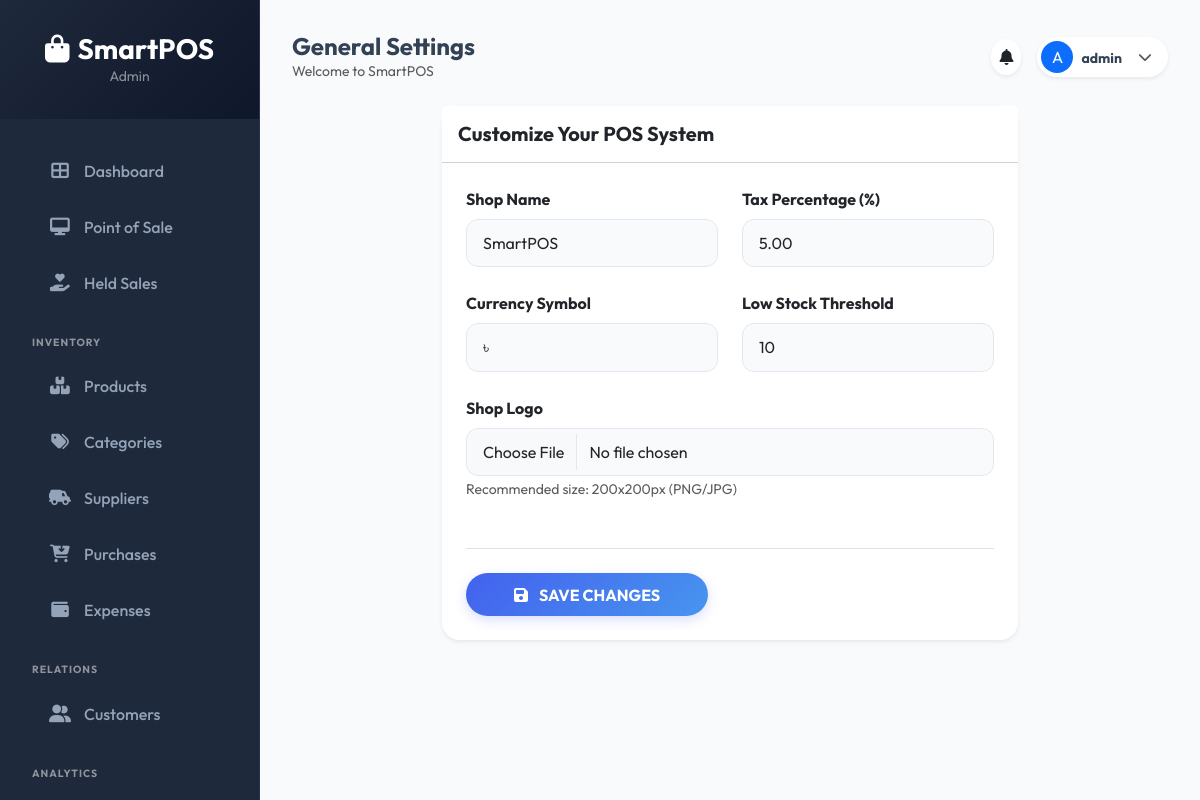
Page /settings/ (signed in) on the committed database.
### pos_app/models.py (models this page shows, shortened)
class Profile(models.Model):
    ROLE_CHOICES = (
        ('Admin', 'Admin'),
        ('Manager', 'Manager'),
        ('Cashier', 'Cashier'),
    )
    user = models.OneToOneField(User, on_delete=models.CASCADE)
    role = models.CharField(max_length=20, choices=ROLE_CHOICES, default='Cashier')
    phone = models.CharField(max_length=15, blank=True, null=True)
    address = models.TextField(blank=True, null=True)

class SystemSetting(models.Model):
    shop_name = models.CharField(max_length=255, default="SmartPOS")
    shop_logo = models.ImageField(upload_to='settings/', blank=True, null=True)
    address = models.TextField(blank=True, null=True)
    phone = models.CharField(max_length=20, blank=True, null=True)
    email = models.EmailField(blank=True, null=True)
    tax_percentage = models.DecimalField(max_digits=5, decimal_places=2, default=5.00)
    currency_symbol = models.CharField(max_length=10, default="$")
    currency_name = models.CharField(max_length=20, default="USD")
    low_stock_threshold = models.IntegerField(default=10)
    class Meta:
        verbose_name = "System Setting"
        verbose_name_plural = "System Settings"

### pos_app/views.py (the view, shortened to what this page needs)
# urls.py: path('settings/', views.system_settings_view, name='system_settings'),
@login_required
def system_settings_view(request):
    if request.user.profile.role != 'Admin':
        messages.error(request, "Only admins can access settings.")
        return redirect('dashboard')
    settings = get_settings()
    return render(request, 'pos/settings.html', {'settings': settings})

### pos_app/views.py (called while the page is built)
def get_settings():
    settings = SystemSetting.objects.first()
    if not settings:
        settings = SystemSetting.objects.create(shop_name="SmartPOS")
    return settings

### templates/pos/settings.html (shortened to what this page needs)
{% extends 'base.html' %}
{% block page_title %}General Settings{% endblock %}
{% block content %}
<div class="row justify-content-center">
    <div class="col-lg-8">
        <div class="card border-0 shadow-sm">
            <div class="card-header bg-white py-3">
                <h5 class="fw-bold mb-0">Customize Your POS System</h5>
            </div>
            <div class="card-body p-4">
                <form method="POST" enctype="multipart/form-data">
                    <div class="row g-4">
                        <div class="col-md-6">
                            <label class="form-label fw-bold">Shop Name</label>
                            <input type="text" name="shop_name" class="form-control" value="{{ settings.shop_name }}" required>
                        </div>
                        <div class="col-md-6">
                            <label class="form-label fw-bold">Tax Percentage (%)</label>
                            <input type="number" name="tax_percentage" class="form-control" value="{{ settings.tax_percentage }}" step="0.01" required>
                        </div>
                        <div class="col-md-6">
                            <label class="form-label fw-bold">Currency Symbol</label>
                            <input type="text" name="currency_symbol" class="form-control" value="{{ settings.currency_symbol }}" required>
                        </div>
                        <div class="col-md-6">
                            <label class="form-label fw-bold">Low Stock Threshold</label>
                            <input type="number" name="low_stock_threshold" class="form-control" value="{{ settings.low_stock_threshold }}" required>
                        </div>
                        <div class="col-12">
                            <label class="form-label fw-bold">Shop Logo</label>
                            <input type="file" name="shop_logo" class="form-control">
                            <small class="text-muted">Recommended size: 200x200px (PNG/JPG)</small>
                        </div>
                    </div>
                    <div class="mt-5 border-top pt-4">
                        <button type="submit" class="btn btn-primary px-5 btn-pill fw-bold">
                            <i class="fas fa-save me-2"></i> SAVE CHANGES
                        </button>
                    </div>
                </form>
            </div>
        </div>
    </div>
</div>
{% endblock %}

### templates/base.html (shortened to what this page needs)
<!DOCTYPE html>
<html lang="en">
<head>
    <link href="https://cdn.jsdelivr.net/npm/bootstrap@5.3.0/dist/css/bootstrap.min.css" rel="stylesheet">
    <link rel="stylesheet" href="https://cdnjs.cloudflare.com/ajax/libs/font-awesome/6.4.0/css/all.min.css">
    {% load static %}
    <link rel="stylesheet" href="{% static 'css/style.css' %}">
</head>
<body id="page-body">
    {% if request.user.is_authenticated %}
    <aside class="sidebar d-none d-md-flex flex-column" id="sidebar">
        <div class="sidebar-header text-center">
            <h3 class="fw-bold m-0 text-white"><i class="fas fa-shopping-bag me-2"></i>SmartPOS</h3>
            <p class="text-white-50 small mb-0">{{ request.user.profile.role|default:"Storekeeper" }}</p>
        </div>
        <nav class="nav flex-column mb-auto mt-4 px-2">
            <a href="{% url 'dashboard' %}" class="nav-link {% if request.resolver_match.url_name == 'dashboard' %}active{% endif %}">
                <i class="fas fa-th-large"></i> Dashboard
            </a>
            {% if request.user.profile.role == 'Admin' or request.user.profile.role == 'Cashier' %}
            <a href="{% url 'pos' %}" class="nav-link {% if request.resolver_match.url_name == 'pos' %}active{% endif %}">
                <i class="fas fa-desktop"></i> Point of Sale
            </a>
            <a href="{% url 'held_sales_list' %}" class="nav-link {% if request.resolver_match.url_name == 'held_sales_list' %}active{% endif %}">
                <i class="fas fa-hand-holding-heart"></i> Held Sales
            </a>
            {% endif %}
            <div class="px-4 py-2 text-white-50 small mt-3 fw-bold text-uppercase" style="font-size: 0.65rem; letter-spacing: 1px;">Inventory</div>
            {% if request.user.profile.role == 'Admin' or request.user.profile.role == 'Manager' %}
            <a href="{% url 'product_list' %}" class="nav-link {% if 'product' in request.path %}active{% endif %}">
                <i class="fas fa-boxes-stacked"></i> Products
            </a>
            <a href="{% url 'category_list' %}" class="nav-link {% if 'category' in request.path %}active{% endif %}">
                <i class="fas fa-tags"></i> Categories
            </a>
            <a href="{% url 'supplier_list' %}" class="nav-link {% if 'supplier' in request.path %}active{% endif %}">
                <i class="fas fa-truck-field"></i> Suppliers
            </a>
            <a href="{% url 'purchase_list' %}" class="nav-link {% if 'purchase' in request.path %}active{% endif %}">
                <i class="fas fa-cart-arrow-down"></i> Purchases
            </a>
            <a href="{% url 'expense_list' %}" class="nav-link {% if 'expense' in request.path %}active{% endif %}">
                <i class="fas fa-wallet"></i> Expenses
            </a>
            {% endif %}
            <div class="px-4 py-2 text-white-50 small mt-3 fw-bold text-uppercase" style="font-size: 0.65rem; letter-spacing: 1px;">Relations</div>
            <a href="{% url 'customer_list' %}" class="nav-link {% if 'customer' in request.path %}active{% endif %}">
                <i class="fas fa-user-group"></i> Customers
            </a>
            {% if request.user.profile.role == 'Admin' or request.user.profile.role == 'Manager' %}
            <div class="px-4 py-2 text-white-50 small mt-3 fw-bold text-uppercase" style="font-size: 0.65rem; letter-spacing: 1px;">Analytics</div>
            <a href="{% url 'sales_report' %}" class="nav-link {% if 'sales' in request.path %}active{% endif %}">
            </a>
            {% endif %}
        </nav>
    </aside>
    {% endif %}
    <div class="{% if request.user.is_authenticated %}main-content{% else %}container{% endif %}">
        {% if request.user.is_authenticated %}
        <header class="d-flex justify-content-between align-items-center mb-4 fade-in">
            <div>
                <h4 class="fw-bold mb-0">{% block page_title %}Overview{% endblock %}</h4>
                <p class="text-muted small mb-0">{{ today|date:"l, d M Y"|default:"Welcome to SmartPOS" }}</p>
            </div>
            <div class="d-flex align-items-center">
                <div class="dropdown me-3">
                    <a href="#" class="text-dark bg-white p-2 rounded-circle shadow-sm" data-bs-toggle="dropdown">
                        <i class="fas fa-bell"></i>
                    </a>
                </div>
                <div class="dropdown">
                    <div class="d-flex align-items-center bg-white p-1 pe-3 rounded-pill shadow-sm" style="cursor: pointer;" data-bs-toggle="dropdown">
                        <div class="rounded-circle bg-primary text-white d-flex align-items-center justify-content-center me-2" style="width: 32px; height: 32px;">
                            {{ request.user.username|slice:":1"|upper }}
                        </div>
                        <div class="d-none d-sm-block">
                            <span class="small fw-bold">{{ request.user.username }}</span>
                        </div>
                        <i class="fas fa-chevron-down ms-3 small text-muted"></i>
                    </div>
                </div>
            </div>
        </header>
        {% endif %}
        <div class="fade-in">
            {% block content %}{% endblock %}
        </div>
    </div>
</body>
</html>

### static/css/style.css (style rules this page uses)
:root { --primary: #4361ee; --primary-light: #4895ef; --secondary: #3f37c9; --accent: #f72585; --sidebar-bg: #1e293b; --sidebar-hover: #334155; --main-bg: #f8fafc; --card-shadow: 0 10px 25px -5px rgba(0, 0, 0, 0.04), 0 8px 10px -6px rgba(0, 0, 0, 0.04); --glass-bg: rgba(255, 255, 255, 0.7); --glass-border: rgba(255, 255, 255, 0.18); --radius-sm: 8px; --radius-md: 12px; --radius-lg: 18px; --transition: all 0.3s cubic-bezier(0.4, 0, 0.2, 1); }
body { background-color: var(--main-bg); font-family: 'Outfit', sans-serif; color: #334155; overflow-x: hidden; }
.sidebar { height: 100vh; background-color: var(--sidebar-bg); color: white; position: fixed; width: 260px; overflow-y: auto; z-index: 1000; transition: var(--transition); border-right: 1px solid rgba(255,255,255,0.05); }
.sidebar-header { padding: 2rem 1.5rem; background: linear-gradient(135deg, var(--sidebar-bg), #0f172a); }
.sidebar .nav-link { color: #94a3b8; padding: 0.8rem 1.5rem; margin: 0.2rem 1rem; border-radius: var(--radius-md); transition: var(--transition); display: flex; align-items: center; font-weight: 500; }
.sidebar .nav-link i { font-size: 1.1rem; width: 24px; margin-right: 12px; text-align: center; }
.main-content { margin-left: 260px; padding: 2rem; min-height: 100vh; transition: var(--transition); }
.card { background: white; border: 1px solid #f1f5f9; border-radius: var(--radius-lg); box-shadow: var(--card-shadow); transition: var(--transition); }
.btn { padding: 0.6rem 1.2rem; border-radius: var(--radius-md); font-weight: 600; transition: var(--transition); border: none; }
.btn-primary { background: linear-gradient(135deg, var(--primary), var(--primary-light)); box-shadow: 0 4px 12px rgba(67, 97, 238, 0.2); }
.btn-pill { border-radius: 50px; }
.form-control { border-radius: var(--radius-md); padding: 0.7rem 1rem; border: 1px solid #e2e8f0; background-color: #f8fafc; transition: var(--transition); }
header { position: relative; z-index: 1050; }
.fade-in { animation: fadeIn 0.5s ease-out forwards; }

### rows in the picture
SystemSetting: shop_name "SmartPOS", tax_percentage "5.00", currency_symbol "৳", low_stock_threshold "10"

### other values in the picture
{{ request.user.profile.role|default:"Storekeeper" }} "Admin"
{{ today|date:"l, d M Y"|default:"Welcome to SmartPOS" }} "Welcome to SmartPOS"
{{ request.user.username|slice:":1"|upper }} "A"
{{ request.user.username }} "admin"
